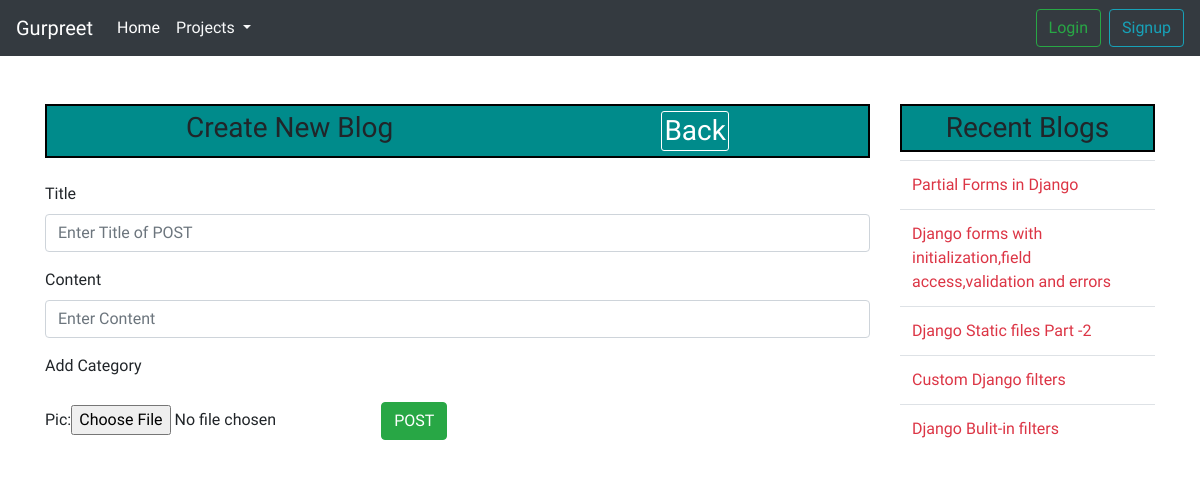
Before: /all_blogs with the older database file.
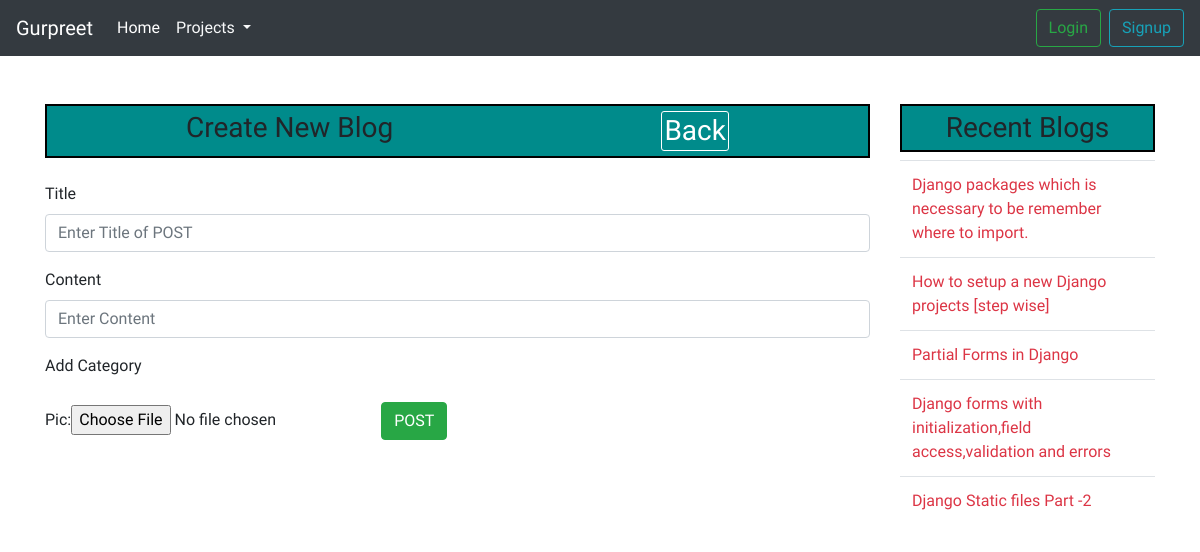
After: the same page with the newer database file.
### blog/models.py (models this page shows, shortened)
class Blog(models.Model):
    title = models.TextField(max_length=100)
    content = RichTextUploadingField()
    created_by = models.ForeignKey(User,on_delete=models.CASCADE)
    blog_category = models.ManyToManyField('Blog_category',blank=True)
    created_on = models.DateTimeField(auto_now_add=True)
    updated_on = models.DateTimeField(auto_now = True)

### blog/views.py (the view, shortened to what this page needs)
# urls.py: path("all_blogs",views.create_blog,name="all_blogs"),
def create_blog(request):
    form = Blog_Form()
    image_form = Images_Form()
    data = Blog.objects.all().order_by('-created_on')[:5]
    context = {
        "form":form,
        "data":data,
        "image_form":image_form,
        }
    return render(request,"blog/all_blogs.html",context)

### blog/forms.py
class Blog_Form(forms.ModelForm):
    title = forms.CharField(max_length=100)
    content = forms.CharField(widget= CKEditorUploadingWidget())
    class Meta :
        model = Blog
        fields = ['title','content']

class Images_Form(forms.ModelForm):
    class Meta :
        model = Images
        fields = ['pic']

### d_forms/processors.py (called while the page is built)
def context_blog(request):
    blog  = Blog.objects.all()
    context = {'context_data': blog}
    return {'context_data': blog}

### blog/templates/blog/all_blogs.html (shortened to what this page needs)
{% extends "poll/layout.html"%}
{% load static %}
{% block body %}
{% load widget_tweaks %}
    <div class="container">
        <div class="row">
            <div class="col-md-9 ">
                <h3 class="text-center mt-5 mb-4 heading disp">Create New Blog
        <span><a class="link back " href="{% url 'show_blogs' %}"> Back</a></span>
                </h3>
                <form action="" method="Post" enctype="multipart/form-data">
                    <div class="form-group">
                        <label for="">Title </label>
                        {% render_field form.title  class="form-control" placeholder="Enter Title of POST" %}
                    </div>
                    <div class="form-group">
                        <label for="">Content </label>
                        {% render_field form.content  class="form-control" placeholder="Enter Content" %}
                    </div>
                    <div class="form-group">
                        <label for="">Add Category </label>
                    </div>
                    {{image_form}}
                    <button type="submit" class="btn btn-success ">POST</button>
                </form>
            </div>
            <div class="col-md-3">
             <h3 class="text-center heading mt-5">Recent Blogs</h3>
            <table class="table">
            <tbody>
             {% for i in data %}
                <tr>
               <td> <a class="link text-danger" href="{% url 'detail_blog' i.id %}"> {{i.title}}</a> </td>
                </tr>
             {% endfor %}
            </tbody>
            </table>
             </div>
        </div>
    </div>
 {% endblock body%}

Changed rows visible on the page:
no longer on this page (row unchanged): Blog: title "Custom Django filters"
no longer on this page (row unchanged): Blog: title "Django Bulit-in filters"
added Blog: title "Django packages which is necessary to be remember where to import."
added Blog: title "How to setup a new Django projects [step wise]"
